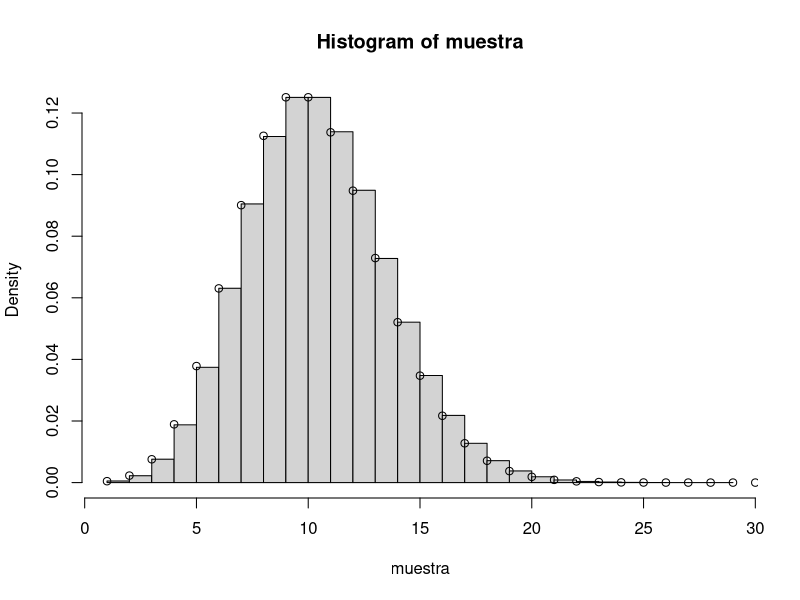

Recreate this plot in R.
# Queremos simular de una distribucion Poisson suponiendo que no
# conocemos la constante exp(-\lambda)

tol <- 10e-30
x <- 0
acum <- 0
lambda <- 10
prob <- 1
f <- c()

while(prob > tol) {
 densidad <- x * log(lambda) - log(gamma(x + 1))
 densidad <- exp(densidad)
 acum <- acum + densidad
 prob <- densidad/acum
 f <- c(f, densidad)
 x <- x + 1
}

pois <- f / acum

muestra <- sample(1:x, size = 1e6, replace = TRUE, prob = pois)

hist(muestra, probability = TRUE)
points(1:x, dpois(1:x, lambda = 10))
